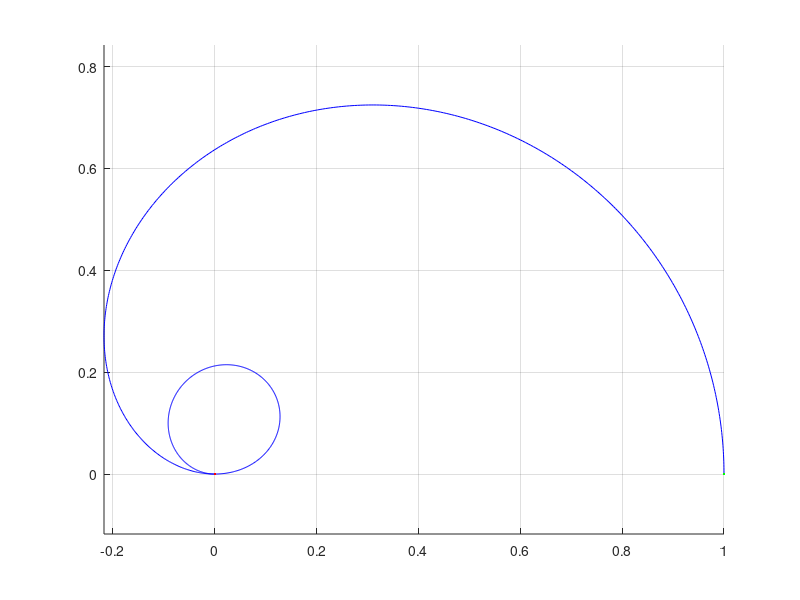

Write the MATLAB code that produced this figure.
function draw_polar_plot()

  phi = linspace(0, 2 * pi, 1000);

  r = sin(phi) ./ phi;
  r(1) = 1;

  x = r .* cos(phi);
  y = r .* sin(phi);

  hold on;

  plot(x, y, 'b');
  plot(x(1), y(1), 'g', 'MarkerSize', 6);
  plot(x(end), y(end), 'r', 'MarkerSize', 6);

  hold off;

  grid on;
  axis equal;

endfunction
